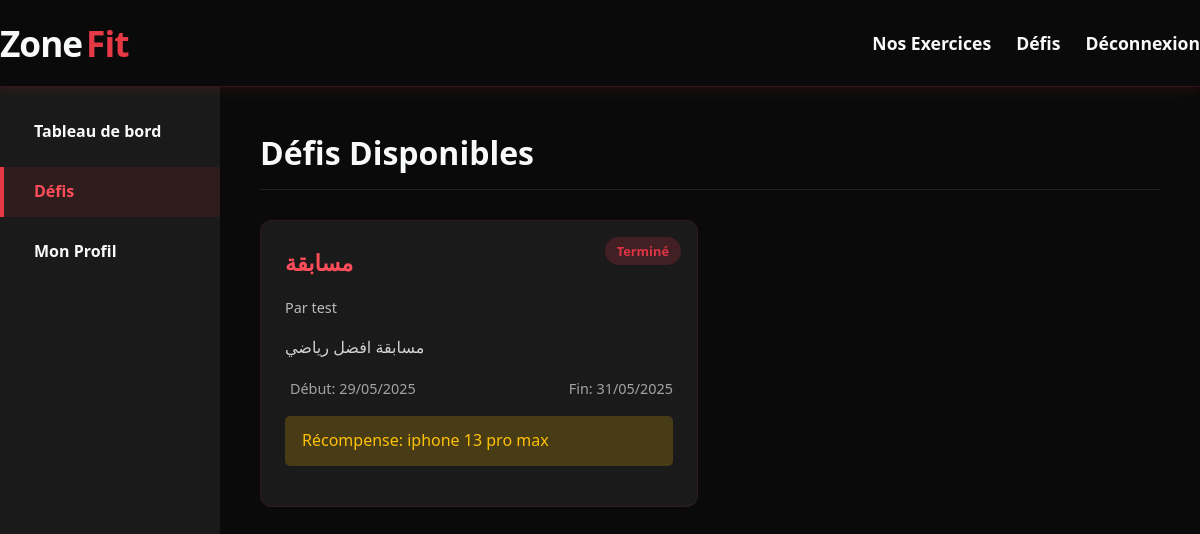
The app's page /new.php (signed in) with its own data.
### tables this page shows
CREATE TABLE `challenges` (
  `id` int(11) NOT NULL,
  `coach_id` int(11) NOT NULL,
  `title` varchar(100) NOT NULL,
  `description` text DEFAULT NULL,
  `start_date` date DEFAULT NULL,
  `end_date` date DEFAULT NULL,
  `reward` varchar(100) DEFAULT NULL,
  `created_at` timestamp NOT NULL DEFAULT current_timestamp()
);

CREATE TABLE `users` (
  `id` int(11) NOT NULL,
  `username` varchar(50) NOT NULL,
  `password` varchar(255) NOT NULL,
  `email` varchar(100) NOT NULL,
  `role` enum('admin','coach','client') NOT NULL,
  `full_name` varchar(100) DEFAULT NULL,
  `phone` varchar(20) DEFAULT NULL,
  `created_at` timestamp NOT NULL DEFAULT current_timestamp()
);

### new.php (the view, shortened to what this page needs)
<?php
include './includes/config.php';
$stmt = $pdo->query("SELECT c.*, u.username as coach_name
                     FROM challenges c
                     JOIN users u ON c.coach_id = u.id
                     ORDER BY start_date DESC");
$challenges = $stmt->fetchAll(PDO::FETCH_ASSOC);
include './includes/header.php';
?>
<div class="dashboard">
    <div class="sidebar">
        <ul>
            <li><a href="dashboard.php"><i class="fas fa-tachometer-alt"></i> Tableau de bord</a></li>
            <li><a href="challenges.php" class="active"><i class="fas fa-trophy"></i> Défis</a></li>
            <li><a href="profile.php"><i class="fas fa-user"></i> Mon Profil</a></li>
        </ul>
    </div>
    <div class="main-content">
        <h2>Défis Disponibles</h2>
        <?php if (empty($challenges)): ?>
            <div class="no-challenges">
                <p>Aucun défi disponible pour le moment.</p>
            </div>
        <?php else: ?>
            <div class="challenges-grid">
                <?php foreach ($challenges as $challenge):
                    $current_date = new DateTime();
                    $start_date = new DateTime($challenge['start_date']);
                    $end_date = new DateTime($challenge['end_date']);
                    if ($current_date > $end_date) {
                        $status = 'ended';
                        $status_text = 'Terminé';
                    } elseif ($current_date >= $start_date && $current_date <= $end_date) {
                        $status = 'active';
                        $status_text = 'Actif';
                    } else {
                        $status = 'upcoming';
                        $status_text = 'À venir';
                    }
                ?>
                    <div class="challenge-card">
                        <span class="challenge-status status-<?= $status ?>"><?= $status_text ?></span>
                        <h3><?= htmlspecialchars($challenge['title']) ?></h3>
                        <p class="challenge-coach">Par <?= htmlspecialchars($challenge['coach_name']) ?></p>
                        <div class="challenge-description">
                            <?= nl2br(htmlspecialchars($challenge['description'])) ?>
                        </div>
                        <div class="challenge-dates">
                            <span><i class="fas fa-calendar-day"></i> Début: <?= date('d/m/Y', strtotime($challenge['start_date'])) ?></span>
                            <span><i class="fas fa-calendar-check"></i> Fin: <?= date('d/m/Y', strtotime($challenge['end_date'])) ?></span>
                        </div>
                        <?php if (!empty($challenge['reward'])): ?>
                            <div class="challenge-reward">
                                <i class="fas fa-gift"></i> Récompense: <?= htmlspecialchars($challenge['reward']) ?>
                            </div>
                        <?php endif; ?>
                    </div>
                <?php endforeach; ?>
            </div>
        <?php endif; ?>
    </div>
</div>

### includes/header.php (style rules this page uses)
* { margin: 0; padding: 0; box-sizing: border-box; }

### new.php (style rules this page uses)
.dashboard { display: flex; min-height: 100vh; }
.main-content { flex: 1; padding: 40px; background: var(--black); }
h2 { font-size: 2rem; margin-bottom: 30px; border-bottom: 1px solid rgba(255, 255, 255, 0.1); padding-bottom: 10px; color: var(--light); }
.sidebar { background: var(--dark-gray); width: 220px; padding: 20px 0; display: flex; flex-direction: column; gap: 10px; }
.sidebar ul { list-style: none; padding: 0; margin: 0; }
.sidebar ul li { margin-bottom: 10px; }
.sidebar ul li a { color: var(--light); text-decoration: none; padding: 12px 20px; display: flex; align-items: center; font-weight: 600; border-left: 4px solid transparent; transition: var(--transition); }
.sidebar ul li a.active, .sidebar ul li a:hover { border-left: 4px solid var(--red); background: rgba(230, 57, 70, 0.1); color: var(--light-red); }
.challenges-grid { display: grid; grid-template-columns: repeat(auto-fill, minmax(350px, 1fr)); gap: 1.5rem; }
.challenge-card { background: var(--dark-gray); border-radius: 12px; padding: 1.5rem; border: 1px solid rgba(230, 57, 70, 0.1); transition: var(--transition); position: relative; }
.challenge-status { position: absolute; top: 1rem; right: 1rem; padding: 0.25rem 0.75rem; border-radius: 50px; font-size: 0.8rem; font-weight: bold; }
.status-ended { background: rgba(220, 53, 69, 0.2); color: var(--danger); }
.challenge-card h3 { margin: 0 0 1rem 0; color: var(--light-red); font-size: 1.4rem; }
.challenge-coach { color: rgba(255, 255, 255, 0.7); font-size: 0.9rem; margin-bottom: 1rem; }
.challenge-description { margin: 1rem 0; color: rgba(255, 255, 255, 0.8); line-height: 1.6; }
.challenge-dates { display: flex; justify-content: space-between; margin: 1rem 0; color: rgba(255, 255, 255, 0.6); font-size: 0.9rem; }
.challenge-reward { background: rgba(255, 193, 7, 0.2); padding: 0.75rem; border-radius: 5px; margin: 1rem 0; color: var(--warning); }

### records on screen
challenges: end_date "Terminé", title "مسابقة", coach.username "test", description "مسابقة افضل رياضي", start_date "29/05/2025", end_date "31/05/2025", reward "iphone 13 pro max"
